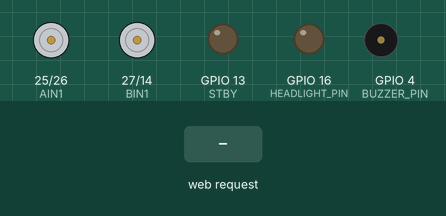
Simulated run of this sketch. Board: ESP32. On the bench: motor-driver pin pairs drawn as motors (green arrow = first pin HIGH = forward, orange = second pin HIGH = backward, longer = more drive, scaled by the enable pin, stopped while the standby pin is LOW), output pins drawn as LEDs (lit = HIGH), buzzer (waves = sounding, pin HIGH). The test bench sets the inputs (shaded band).

Above: at 1.2 s.
1.3 s: HTTP request GET /forward received
At 2.5 s:
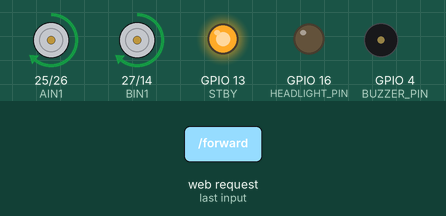
2.8 s: HTTP request GET /backward received
At 3.8 s:
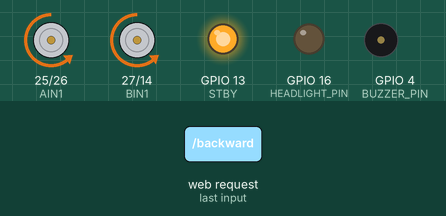
4.3 s: HTTP request GET /left received
At 4.9 s:
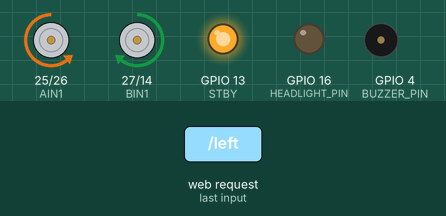
5.8 s: HTTP request GET /right received
At 7.0 s:
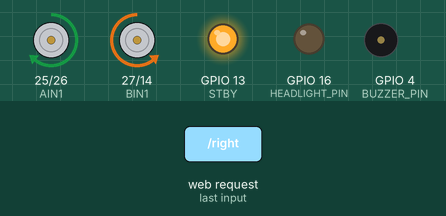
7.3 s: HTTP request GET /light/on received
At 8.4 s:
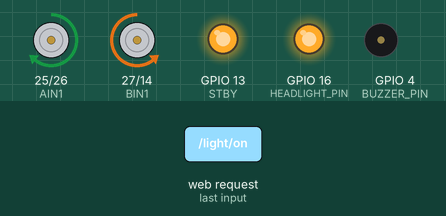
8.8 s: HTTP request GET /stop received
At 9.5 s:
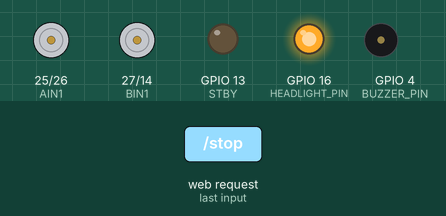
Timing chart, 0 to 11.3 s (numbered marks = the images above; inputs shaded):
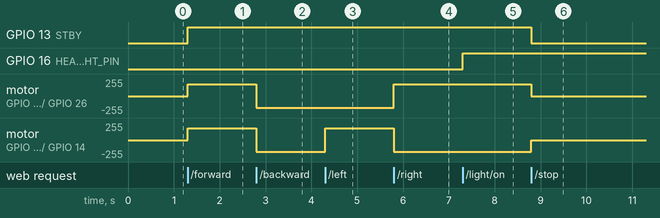

Measured:
- after the input at 1.3 s, GPIO 13 (STBY): LOW → HIGH at once; motor on GPIO 25 (AIN1) / GPIO 26 (AIN2), motor on GPIO 27 (BIN1) / GPIO 14 (BIN2): stopped → forward 179/255 at once
- after the input at 2.8 s, motor on GPIO 25 (AIN1) / GPIO 26 (AIN2), motor on GPIO 27 (BIN1) / GPIO 14 (BIN2): forward 179/255 → backward 179/255 at once
- after the input at 4.3 s, motor on GPIO 27 (BIN1) / GPIO 14 (BIN2): backward 179/255 → forward 179/255 at once
- after the input at 5.8 s, motor on GPIO 25 (AIN1) / GPIO 26 (AIN2): backward 179/255 → forward 179/255 at once; motor on GPIO 27 (BIN1) / GPIO 14 (BIN2): forward 179/255 → backward 179/255 at once
- after the input at 7.3 s, GPIO 16 (HEADLIGHT_PIN): LOW → HIGH at once
- after the input at 8.8 s, GPIO 13 (STBY): HIGH → LOW at once; motor on GPIO 25 (AIN1) / GPIO 26 (AIN2): forward 179/255 → stopped at once; motor on GPIO 27 (BIN1) / GPIO 14 (BIN2): backward 179/255 → stopped at once

The sketch:

ESP32_HTTP_RC_CAR.ino
```cpp
#include <WiFi.h>
#include <ESPAsyncWebServer.h>
#include "pins.h"
#include "webpage.h"

AsyncWebServer server(80);

int motorSpeed=180;
bool headlights=false;
bool horn=false;

//================ MOTOR =================

void stopMotor(){
  digitalWrite(STBY,LOW);
  digitalWrite(AIN1,LOW);
  digitalWrite(AIN2,LOW);
  digitalWrite(BIN1,LOW);
  digitalWrite(BIN2,LOW);
  ledcWrite(PWMA,0);
  ledcWrite(PWMB,0);
}

void forward(){
  digitalWrite(STBY,HIGH);
  digitalWrite(AIN1,HIGH);
  digitalWrite(AIN2,LOW);
  digitalWrite(BIN1,HIGH);
  digitalWrite(BIN2,LOW);
  ledcWrite(PWMA,motorSpeed);
  ledcWrite(PWMB,motorSpeed);
}

void backward(){
  digitalWrite(STBY,HIGH);
  digitalWrite(AIN1,LOW);
  digitalWrite(AIN2,HIGH);
  digitalWrite(BIN1,LOW);
  digitalWrite(BIN2,HIGH);
  ledcWrite(PWMA,motorSpeed);
  ledcWrite(PWMB,motorSpeed);
}

void left(){
  digitalWrite(STBY,HIGH);
  digitalWrite(AIN1,LOW);
  digitalWrite(AIN2,HIGH);
  digitalWrite(BIN1,HIGH);
  digitalWrite(BIN2,LOW);
  ledcWrite(PWMA,motorSpeed);
  ledcWrite(PWMB,motorSpeed);
}

void right(){
  digitalWrite(STBY,HIGH);
  digitalWrite(AIN1,HIGH);
  digitalWrite(AIN2,LOW);
  digitalWrite(BIN1,LOW);
  digitalWrite(BIN2,HIGH);
  ledcWrite(PWMA,motorSpeed);
  ledcWrite(PWMB,motorSpeed);
}

//================ LIGHT =================

void lightOn(){
  headlights=true;
  digitalWrite(HEADLIGHT_PIN,HIGH);
}

void lightOff(){
  headlights=false;
  digitalWrite(HEADLIGHT_PIN,LOW);
}

//================ HORN =================

void hornOn(){
  horn=true;
  digitalWrite(BUZZER_PIN,HIGH);
}

void hornOff(){
  horn=false;
  digitalWrite(BUZZER_PIN,LOW);
}

//================ BATTERY =================

int batteryPercentage(){
  int adc=analogRead(BATTERY_PIN);
  int p=map(adc,2200,3100,0,100);
  return constrain(p,0,100);
}
//================ SETUP =================

void setup(){

  Serial.begin(115200);

  pinMode(AIN1,OUTPUT);
  pinMode(AIN2,OUTPUT);
  pinMode(BIN1,OUTPUT);
  pinMode(BIN2,OUTPUT);
  pinMode(STBY,OUTPUT);

  pinMode(HEADLIGHT_PIN,OUTPUT);
  pinMode(BUZZER_PIN,OUTPUT);
  pinMode(BATTERY_PIN,INPUT);

  digitalWrite(STBY,LOW);
  digitalWrite(HEADLIGHT_PIN,LOW);
  digitalWrite(BUZZER_PIN,LOW);

  ledcAttach(PWMA,PWM_FREQ,PWM_RESOLUTION);
  ledcAttach(PWMB,PWM_FREQ,PWM_RESOLUTION);

  stopMotor();

  WiFi.mode(WIFI_AP);
  WiFi.softAP(WIFI_NAME,WIFI_PASSWORD);

  server.on("/",HTTP_GET,[](AsyncWebServerRequest *request){
    request->send_P(200,"text/html",webpage);
  });

  server.on("/forward",HTTP_GET,[](AsyncWebServerRequest *request){
    forward();
    request->send(200,"text/plain","OK");
  });

  server.on("/backward",HTTP_GET,[](AsyncWebServerRequest *request){
    backward();
    request->send(200,"text/plain","OK");
  });

  server.on("/left",HTTP_GET,[](AsyncWebServerRequest *request){
    left();
    request->send(200,"text/plain","OK");
  });

  server.on("/right",HTTP_GET,[](AsyncWebServerRequest *request){
    right();
    request->send(200,"text/plain","OK");
  });

  server.on("/stop",HTTP_GET,[](AsyncWebServerRequest *request){
    stopMotor();
    request->send(200,"text/plain","OK");
  });
    server.on("/light/on",HTTP_GET,[](AsyncWebServerRequest *request){
    lightOn();
    request->send(200,"text/plain","OK");
  });

  server.on("/light/off",HTTP_GET,[](AsyncWebServerRequest *request){
    lightOff();
    request->send(200,"text/plain","OK");
  });

  server.on("/horn/on",HTTP_GET,[](AsyncWebServerRequest *request){
    hornOn();
    request->send(200,"text/plain","OK");
  });

  server.on("/horn/off",HTTP_GET,[](AsyncWebServerRequest *request){
    hornOff();
    request->send(200,"text/plain","OK");
  });

  server.on("/speed",HTTP_GET,[](AsyncWebServerRequest *request){
    if(request->hasParam("value")){
      motorSpeed=request->getParam("value")->value().toInt();
      motorSpeed=constrain(motorSpeed,0,255);
    }
    request->send(200,"text/plain","OK");
  });

  server.on("/status",HTTP_GET,[](AsyncWebServerRequest *request){
    String json="{";
    json+="\"battery\":";
    json+=batteryPercentage();
    json+=",";
    json+="\"connected\":true";
    json+="}";
    request->send(200,"application/json",json);
  });

  server.begin();
}

void loop(){

}
```

pins.h
```cpp
#ifndef PINS_H
#define PINS_H

/*
============================================
ESP32 HTTP RC CAR
Hardware Pin Configuration
============================================
*/

// ==========================================
// TB6612FNG Motor Driver
// ==========================================

// Motor A (Left)

#define AIN1 25
#define AIN2 26
#define PWMA 33

// Motor B (Right)

#define BIN1 27
#define BIN2 14
#define PWMB 32

// Driver Enable

#define STBY 13


// ==========================================
// Accessories
// ==========================================

// Headlights

#define HEADLIGHT_PIN 16

// Horn

#define BUZZER_PIN 4


// ==========================================
// Battery Monitoring
// ==========================================

// ADC Input

#define BATTERY_PIN 34


// ==========================================
// WiFi
// ==========================================

#define WIFI_NAME "RC_CAR"

#define WIFI_PASSWORD "12345678"

// ==========================================
// PWM Configuration
// ==========================================

#define PWM_FREQ 1000          // 1 kHz
#define PWM_RESOLUTION 8       // 8-bit (0-255)


#endif
```

Source omitted: webpage.h (18037 bytes)
